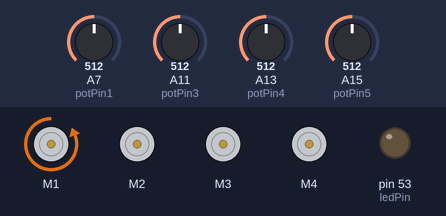
A sketch run on a simulated Arduino Mega 2560, built with avr-gcc and run on an emulated ATmega2560. Parts: 4 × DC motor (green arrow = forward, orange = backward, longer = faster), output pins drawn as LEDs (lit = HIGH). Inputs (shaded band) come from the test bench; at power-on: A7 (potPin1) = 512, A11 (potPin3) = 512, A13 (potPin4) = 512, A15 (potPin5) = 512.

Above: at 1.2 s.
1.3 s: A7 (potPin1) set to 836
2.8 s: A7 (potPin1) set to 853
At 3.4 s:
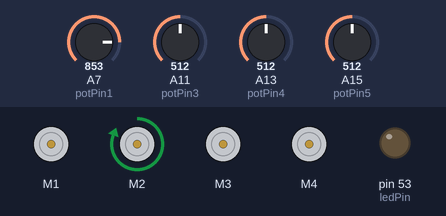
4.3 s: A11 (potPin3) set to 145
5.8 s: A11 (potPin3) set to 136
At 6.9 s:
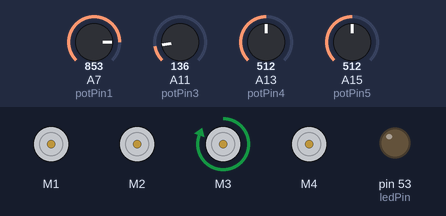
7.3 s: A13 (potPin4) set to 522
8.8 s: A13 (potPin4) set to 531
At 9.1 s:
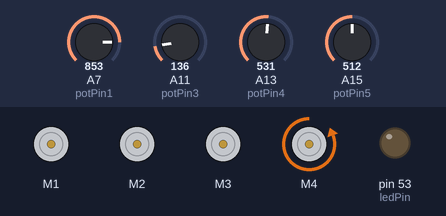
Timing chart, 0 to 11.3 s (numbered marks = the images above; inputs shaded):
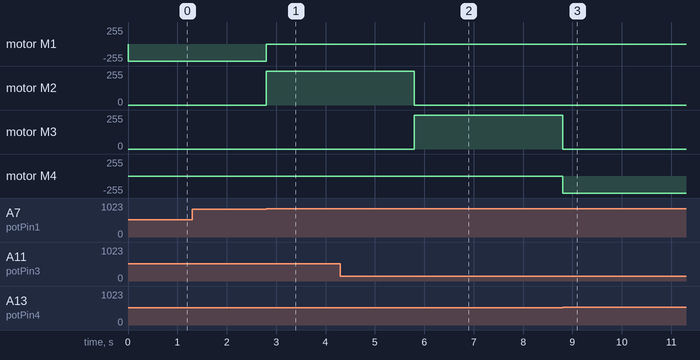

The sketch:

robot_demo4.ino
```cpp
#include <AFMotor.h>

//Potentiometer Analog Pins
int potPin1 = 7;
int potPin2 = 9;
int potPin3 = 11;
int potPin4 = 13;
int potPin5 = 15;

//Potentiometer Analog Values
int potVal1 = 0;
int potVal2 = 0;
int potVal3 = 0;
int potVal4 = 0;
int potVal5 = 0;

const int ledPin = 53;
const int motorSpeed = 255;

int movementStage1 = 0;
int movementStage2 = 0;
int calibrationStage = 0;

int pot1Min = 212;
int pot1Max = 230;
int pot3Min = 25;
int pot3Max = 40;
int pot4Min = 126;
int pot4Max = 140;
int pot5Min = 175;
int pot5Max = 200; //Previously 228

int pot1Cal = 225;
int pot3Cal = 35;
int pot4Cal = 140;
int pot5Cal = 175;

int targetMultiplier = 0.1;
int camRes[] = {640, 480};
int camMidX = camRes[0]/2;
int camMidY = camRes[1]/2;
int minRangeX = camMidX - (camRes[0] * targetMultiplier)/2;
int maxRangeX = camMidX + (camRes[0] * targetMultiplier)/2;
int minRangeY = camMidY - (camRes[1] * targetMultiplier)/2;
int maxRangeY = camMidY + (camRes[1] * targetMultiplier)/2;

String stringX;
String stringY;

int centerX = 0;
int centerY = 0;

int intLen = 6;
String serIn;
int delimIndex;

AF_DCMotor M1(1, MOTOR12_1KHZ);
AF_DCMotor M3(2, MOTOR12_1KHZ);
AF_DCMotor M4(3, MOTOR34_1KHZ);
AF_DCMotor M5(4, MOTOR34_1KHZ);

void setup() {
  Serial.begin(19200);
  while(!Serial){
    Serial.println("Start");
  }

  pinMode(ledPin, OUTPUT);

  M1.setSpeed(motorSpeed);
  M3.setSpeed(motorSpeed);
  M4.setSpeed(motorSpeed);
  M5.setSpeed(motorSpeed);

  potVal1 = analogRead(potPin1);
  potVal3 = analogRead(potPin3);
  potVal4 = analogRead(potPin4);
  potVal5 = analogRead(potPin5);
  potVal1 = map(potVal1, 0, 1023, 0, 270);
  potVal3 = map(potVal3, 0, 1023, 0, 270);
  potVal4 = map(potVal4, 0, 1023, 0, 270);
  potVal5 = map(potVal5, 0, 1023, 0, 270);

  calibrationStage++;
  // movementStage1++;
}

//-----------------Function Declaration-----------------//
void robotCalibration();
void lockOn();

void loop() {
  robotCalibration();

  switch(movementStage1){
    case 1:
      lockOn();
      break;
  }
//-----------------Serial Reading----------------//

  if (Serial.available() > 0){
    if (Serial.read() == 'X'){
      centerX = Serial.parseInt();
      if (Serial.read() == 'Y'){
        centerY = Serial.parseInt();
        lockOn();
      }
    }
  }
  while (Serial.available() > 0){
    Serial.read();
  }

//-----------------Analog Pin Update-----------------//

  potVal1 = analogRead(potPin1);
  potVal3 = analogRead(potPin3);
  potVal4 = analogRead(potPin4);
  potVal5 = analogRead(potPin5);
  potVal1 = map(potVal1, 0, 1023, 0, 270);
  potVal3 = map(potVal3, 0, 1023, 0, 270);
  potVal4 = map(potVal4, 0, 1023, 0, 270);
  potVal5 = map(potVal5, 0, 1023, 0, 270);

//  Serial.print("M1: ");
//  Serial.print(potVal1);
//  Serial.print(", M3: ");
//  Serial.print(potVal3);
//  Serial.print(", M4: ");
//  Serial.print(potVal4);
//  Serial.print(", M5: ");
//  Serial.print(potVal5);
//  Serial.println();
}

void robotCalibration(){
  switch(calibrationStage){
    case 1:
      if(potVal1 > pot1Cal){
          M1.run(FORWARD); //Close Claw
      }
      else if(potVal1 < pot1Cal){
          M1.run(BACKWARD); //Open Claw
      }
      else if(potVal1 == pot1Cal){
          M1.run(RELEASE);
          calibrationStage++;
      }
    break;
    case 2:
      if(potVal3 > pot3Cal){
          M3.run(FORWARD);  //Forward
      }
      else if(potVal3 < pot3Cal){
          M3.run(BACKWARD); //Backward
      }
      if(potVal3 == pot3Cal){
          M3.run(RELEASE);
          calibrationStage++;
      }
      break;
    case 3:
      if(potVal4 > pot4Cal){
          M4.run(BACKWARD); //Forward
      }
      else if(potVal4 < pot4Cal){
          M4.run(FORWARD); //Backward
      }
      else if(potVal4 == pot4Cal){
          M4.run(RELEASE);
          calibrationStage++;
      }
      break;
    case 4:
      if(potVal5 > pot5Cal){
          M5.run(FORWARD); //CCW
      }
      else if(potVal5 < pot5Cal){
          M5.run(BACKWARD); //CW
      }
      else if(potVal5 == pot5Cal){
          M5.run(RELEASE);
          calibrationStage++;
      }
      break;
    case 5:
      M1.run(RELEASE);
      M3.run(RELEASE);
      M4.run(RELEASE);
      M5.run(RELEASE);
      calibrationStage++;
      digitalWrite(ledPin, HIGH);
      delay(500);
      digitalWrite(ledPin, LOW);
      delay(500);
      break;
    default:
      if (centerX != 0 && centerY != 0){
        movementStage1++;
      }
      break;
  }
}

void lockOn(){
  if (centerX > maxRangeX){
    M5.run(BACKWARD);
  }
  else if (centerX < minRangeX){
    M5.run(FORWARD);
  }
  else {
    M5.run(RELEASE);
  }

  if (centerY > maxRangeY){
    M3.run(FORWARD);
  }
  else if (centerY < minRangeY){
    M3.run(BACKWARD);
  }
  else if (potVal3 <= pot3Cal && centerY > maxRangeY){
    M4.run(FORWARD);
  }
  else if (potVal4 <= pot4Cal && potVal3 <= pot3Cal && centerY < minRangeY){
    M4.run(BACKWARD);
  }
  else {
    M3.run(RELEASE);
    M4.run(RELEASE);
  }

  if (centerX < maxRangeX && centerX > minRangeX){
    if (centerY < maxRangeY && centerY > minRangeY){
      // digitalWrite(ledPin, HIGH);
      M1.run(RELEASE);
      M3.run(RELEASE);
      M4.run(RELEASE);
      M5.run(RELEASE);
    }
  }

  // if (centerX < maxRangeX && centerX > minRangeX){
  //   if (centerY < maxRangeY && centerY > minRangeY){
  //     digitalWrite(ledPin, HIGH);
  //   }
  // }
  // else {
  //   digitalWrite(ledPin, LOW);
  // }
}
```

Measured:
- the behaviour switches between 852 and 853 on A7 (potPin1) (found by bisection; images 0 and 1)
- the behaviour switches between 137 and 136 on A11 (potPin3) (found by bisection; images 1 and 2)
- the behaviour switches between 530 and 531 on A13 (potPin4) (found by bisection; images 2 and 3)
- after the input at 1.3 s, every drawn part: stays the same
- after the input at 2.8 s, motor M1: backward 255/255 → stopped at once; motor M2: stopped → forward 255/255 at once
- after the input at 4.3 s, every drawn part: stays the same
- after the input at 5.8 s, motor M2: forward 255/255 → stopped at once; motor M3: stopped → forward 255/255 at once
- after the input at 7.3 s, every drawn part: stays the same
- after the input at 8.8 s, motor M3: forward 255/255 → stopped at once; motor M4: stopped → backward 255/255 at once
